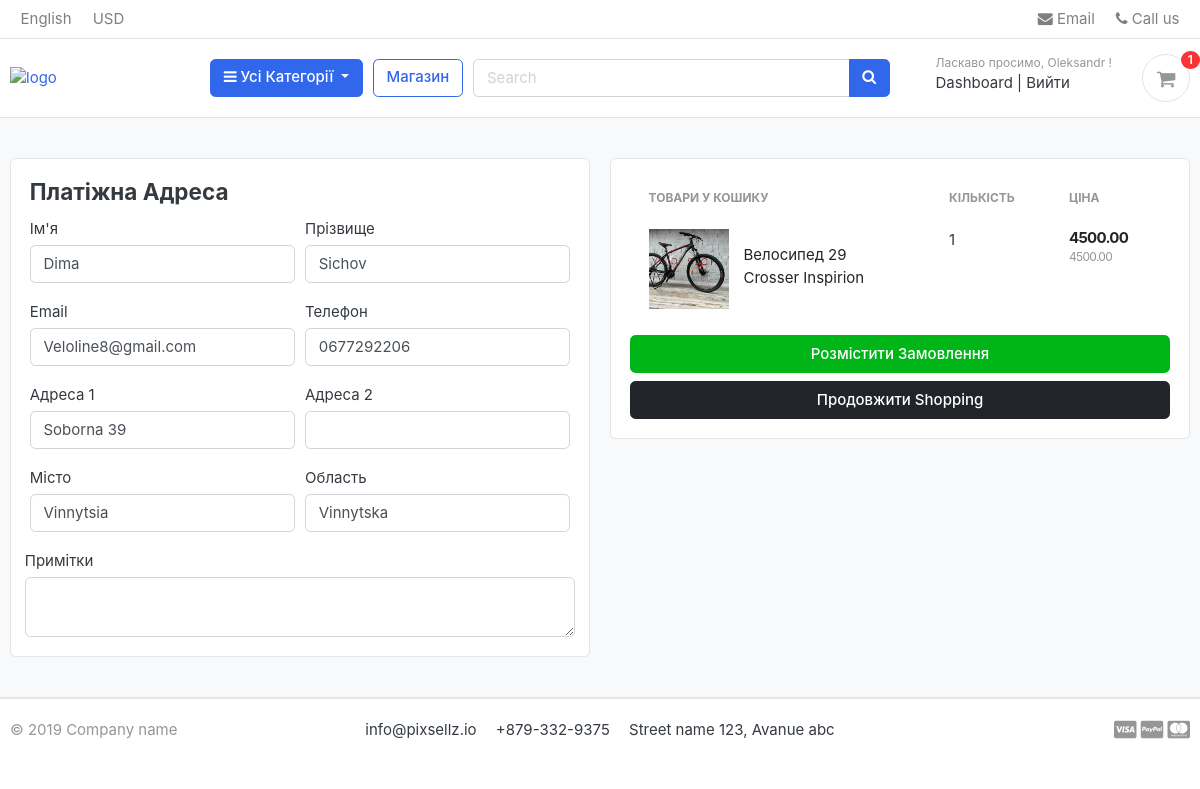
Page /cart/checkout/ (signed in) on the earlier database version.
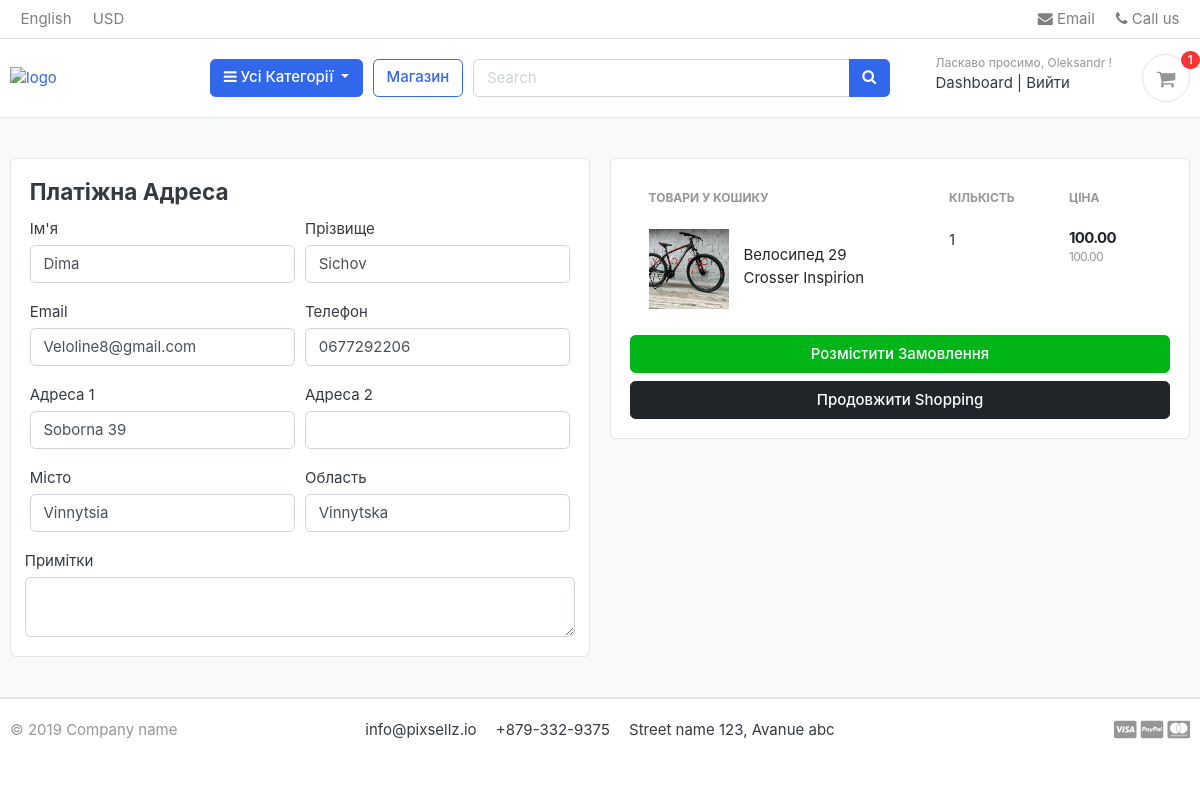
Same page on the later database version.
### carts/models.py (models this page shows, shortened)
class CartItem(models.Model):
    user = models.ForeignKey(Account, on_delete=models.CASCADE, null=True)
    product = models.ForeignKey(Product, on_delete=models.CASCADE)
    variations = models.ManyToManyField(Variation, blank=True)
    cart = models.ForeignKey(Cart, on_delete=models.CASCADE, null=True)
    quantity = models.IntegerField()
    is_active = models.BooleanField(default=True)
    def get_tiers(self):
        try:
            return PriceTier.objects.filter(product=self.product).order_by('-discount')
        except PriceTier.DoesNotExist:
            return None
    @property
    def discounted_price(self):
        tiers = self.get_tiers()
        if tiers:
            for tier in tiers:
                if self.quantity >= tier.min_quantity:
                    return self.product.price * (1 - tier.discount/100)
            else:
                return self.product.price
        return self.product.price
    def discounted_total(self):
        return self.discounted_price * self.quantity

### store/models.py (models this page shows, shortened)
class Product(models.Model):
    product_name = models.CharField(max_length=200, unique=True)
    slug = models.SlugField(max_length=200, unique=True)
    description = models.TextField(max_length=500, blank=True)
    product_code = models.CharField(max_length=5, unique=True, blank=True)
    price = MoneyField(max_digits=14, decimal_places=2, default_currency='USD')
    images = models.ImageField(upload_to="photos/products")
    stock = models.IntegerField()
    is_available = models.BooleanField(default=True)
    category = models.ForeignKey(Category, on_delete=models.CASCADE)
    created_date = models.DateTimeField(auto_now_add=True)
    modified_date = models.DateTimeField(auto_now_add=True)
    def get_url(self):
        return reverse("product_detail", args=[self.category.slug, self.slug])

### carts/views.py (the view)
# urls.py: path("checkout/", views.checkout, name="checkout"),
@login_required(login_url='login')
def checkout(request, total=0, quantity=0, cart_items=None):
    try:
        grand_total = 0
        tax = 0
        if request.user.is_authenticated:
            cart_items = CartItem.objects.filter(user=request.user, is_active=True)
        else:
            cart = Cart.objects.get(cart_id=_cart_id(request))
            cart_items = CartItem.objects.filter(cart=cart, is_active=True)
        for cart_item in cart_items:
            total += (cart_item.product.price*(cart_item.quantity))
            quantity += cart_item.quantity
        tax = (total * 2) / 100
        grand_total = tax + total
    except ObjectDoesNotExist:
        pass
    initial_dict = {
            'first_name': 'A',
            'last_name': 'B',
            'phone': 'C',
            'email': 'fox@google.com',
            'address_line_1': 'E',
            'address_line_2': 'F',
            'state': 'G',
            'city': "K",
        }
    order = Order.objects.filter(user=request.user).last()
    form = OrderForm(instance=order)
    context = {
        "total": total,
        "quantity": quantity,
        "cart_items": cart_items,
        "grand_total": grand_total,
        "tax": tax,
        'form': form,
    }
    return render(request, 'store/checkout.html', context)

### orders/forms.py
class OrderForm(forms.ModelForm):
    class Meta:
        model = Order
        fields = ['first_name', 'last_name', 'phone', 'email', 'address_line_1', 'address_line_2', 'state', 'city', 'order_note']

### carts/context_processors.py (called while the page is built)
def counter(request):
    cart_count = 0
    if "admin" in request.path:
        return {}
    else:
        try:
            cart = Cart.objects.filter(cart_id=_cart_id(request))
            if request.user.is_authenticated:
                cart_items = CartItem.objects.all().filter(user=request.user)
            else:
                cart_items = CartItem.objects.all().filter(cart=cart[:1])
            for cart_item in cart_items:
                cart_count += cart_item.quantity
        except Cart.DoesNotExist:
            cart_count = 0
    return dict(cart_count=cart_count)

### carts/views.py (called while the page is built)
def _cart_id(request):
    cart = request.session.session_key
    if not cart:
        cart = request.session.create()
    return cart

### category/context_processors.py (called while the page is built)
def menu_links(request):
    links = Category.objects.all()
    return dict(links=links)

### category/models.py (called while the page is built)
    def get_url(self):
        return reverse("products_by_category", args=[self.slug])

### templates/store/checkout.html (shortened to what this page needs)
{% extends "base.html" %}
{% load static %}
{% block content %}
<section class="section-content padding-y bg">
  <div class="container">
  <div class="row">
    <aside class="col-lg-6">
  <div class="card">
    <div class="card-body">
      <h4 class="card-title" mb-2>Платіжна Адреса</h4>
      <form action="{% url 'place_order' %}" method="post">
        <div class="form-row">
          <div class="col form-group">
            <label for="">Ім'я</label>
            <input type="text" name="first_name" class="form-control" value="{{ form.first_name.value|default:'' }}" required>
          </div>
          <div class="col form-group">
            <label for="">Прізвище</label>
            <input type="text" name="last_name" class="form-control" value="{{ form.last_name.value|default:'' }}" required>
          </div>
        </div>
          <div class="form-row">
            <div class="col form-group">
              <label for="">Email</label>
              <input type="email" name="email" class="form-control" value="{{ form.email.value|default:'' }}" required>
            </div>
            <div class="col form-group">
              <label for="">Телефон</label>
              <input type="text" name="phone" class="form-control" value="{{ form.phone.value|default:'' }}" required>
            </div>
          </div>
          <div class="form-row">
            <div class="col form-group">
              <label for="">Адреса 1</label>
              <input type="text" name="address_line_1" class="form-control" value="{{ form.address_line_1.value|default:'' }}" required>
            </div>
            <div class="col form-group">
              <label for="">Адреса 2</label>
              <input type="text" name="address_line_2" class="form-control">
            </div>
          </div>
          <div class="form-row">
            <div class="col form-group">
              <label for="">Місто</label>
              <input type="text" name="city" class="form-control" value="{{ form.city.value|default:'' }}" required>
            </div>
            <div class="col form-group">
              <label for="">Область</label>
              <input type="text" name="state" class="form-control" value="{{ form.state.value|default:'' }}" required>
            </div>
          </div>
          <div class="form-row">
            <label for="">Примітки</label>
            <textarea name="order_note" class="form-control" rows="2"></textarea>
          </div>
    </div>
  </div>
    </aside>
    <aside class="col-lg-6">
      <div class="card">
      <div class="card-body">
        <table class="table table-borderless table-shopping-cart">
          <thead class="text-muted">
          <tr class="small text-uppercase">
            <th scope="col">Товари у Кошику</th>
            <th scope="col" width="120">Кількість</th>
            <th scope="col" width="120">Ціна</th>
          </tr>
          </thead>
          <tbody>
            {% for cart_item in cart_items %}
          <tr>
            <td>
              <figure class="itemside align-items-center">
                <div class="aside"><img src="{{ cart_item.product.images.url }}" class="img-sm"></div>
                <figcaption class="info">
                  <a href="{{ cart_item.product.get_url }}" class="title text-dark">{{ cart_item.product.product_name }}</a>
                </figcaption>
              </figure>
            </td>
            <td>
             <label for="">{{ cart_item.quantity }}</label>
            </td>
            <td>
              <div class="price-wrap">
                <var class="price">{{ cart_item.discounted_total }}</var>
                <small class="text-muted"> {{ cart_item.discounted_price }}</small>
              </div>
            </td>
          </tr>
          {% endfor %}
          </tbody>
          </table>
        <button type="submit" name="submit" class="btn btn-success btn-block">Розмістити Замовлення</button>
        <a href="{% url 'store' %}" class="btn btn-dark btn-block">Продовжити Shopping</a>
      </div>
      </div>
  </aside>
  </div>
  </div>
  </section>
{% endblock %}

Differences in the rows shown:
changed through a linked row, CartItem "Велосипед 29 Crosser Inspirion": discounted_total "4500.00" → "100.00"; discounted_price "4500.00" → "100.00"
